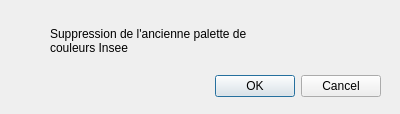
<?xml version="1.0" encoding="UTF-8"?>
<ui version="4.0">
 <class>RemovePaletteDialogBase</class>
 <widget class="QDialog" name="RemovePaletteDialogBase">
  <property name="geometry">
   <rect>
    <x>0</x>
    <y>0</y>
    <width>400</width>
    <height>114</height>
   </rect>
  </property>
  <property name="windowTitle">
   <string>Suppression de l'ancienne palette de couleurs</string>
  </property>
  <widget class="QDialogButtonBox" name="button_box">
   <property name="geometry">
    <rect>
     <x>40</x>
     <y>70</y>
     <width>341</width>
     <height>32</height>
    </rect>
   </property>
   <property name="orientation">
    <enum>Qt::Horizontal</enum>
   </property>
   <property name="standardButtons">
    <set>QDialogButtonBox::Cancel|QDialogButtonBox::Ok</set>
   </property>
  </widget>
  <widget class="QLabel" name="label">
   <property name="geometry">
    <rect>
     <x>50</x>
     <y>10</y>
     <width>241</width>
     <height>61</height>
    </rect>
   </property>
   <property name="text">
    <string>Suppression de l'ancienne palette de couleurs Insee</string>
   </property>
   <property name="wordWrap">
    <bool>true</bool>
   </property>
  </widget>
 </widget>
 <resources/>
 <connections>
  <connection>
   <sender>button_box</sender>
   <signal>accepted()</signal>
   <receiver>RemovePaletteDialogBase</receiver>
   <slot>accept()</slot>
   <hints>
    <hint type="sourcelabel">
     <x>20</x>
     <y>20</y>
    </hint>
    <hint type="destinationlabel">
     <x>20</x>
     <y>20</y>
    </hint>
   </hints>
  </connection>
  <connection>
   <sender>button_box</sender>
   <signal>rejected()</signal>
   <receiver>RemovePaletteDialogBase</receiver>
   <slot>reject()</slot>
   <hints>
    <hint type="sourcelabel">
     <x>20</x>
     <y>20</y>
    </hint>
    <hint type="destinationlabel">
     <x>20</x>
     <y>20</y>
    </hint>
   </hints>
  </connection>
 </connections>
</ui>
